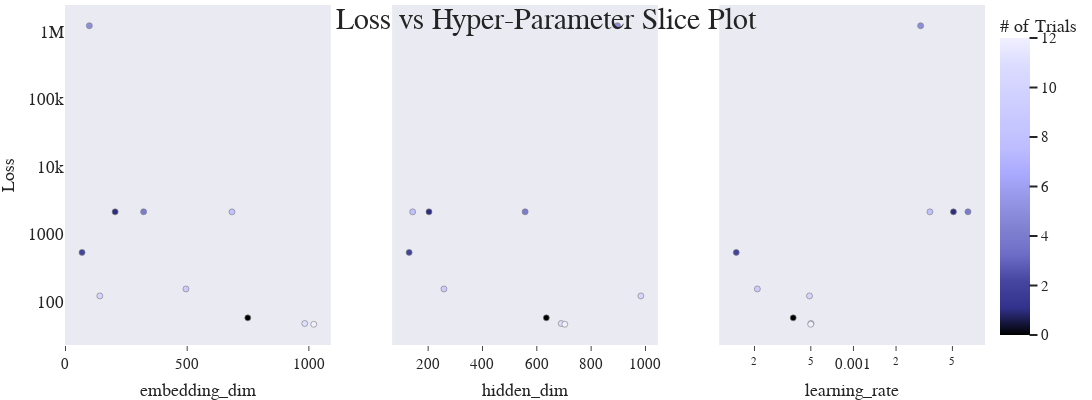

Notebook source saved alongside this figure:
### Code cell
imp.reload(cplot)
fig=cplot.get_slice_plot(study,objective_value="Loss",log_loss=True)
fig.update_layout(
    autosize=False,title_text='Loss vs Hyper-Parameter Slice Plot', title_x=0.5, title_y=0.98,
    template="seaborn",
    width=1100,height=400,
    font_family="Times New Roman",
    font_size=15,
    title_font_family="Times New Roman",
    title_font_size=30,
    margin=dict(l=0, t=5,r=1,  b=10),                                   
    )

fig.update_xaxes(showgrid=False,zeroline=False,tickangle=0, tickfont=dict(size=15),)

fig.update_yaxes(showgrid=False,tickangle=0, tickfont=dict(size=17),dtick=1)

fig.update_traces(marker=dict(colorscale=icy))

with open("slice_plot.pdf", "wb") as f:
    f.write(scope.transform(fig, format="pdf", width=1100,height=420,))

fig

### Figure 1 — Plotly figure (JSON) as saved in the notebook; plotly's stock layout.template omitted (floating-point values rounded to 4 significant figures)
{"data": [{"marker": {"color": [0, 1, 2, 4, 5, 8, 9, 10, 11, 12], "colorbar": {"title": {"text": "# of Trials"}, "x": 1, "xpad": 15, "y": 0.5}, "colorscale": [[0, "rgb(0, 0, 0)"], [0.09091, "rgb(50,50,140)"], [0.1818, "rgb(70,70,160)"], [0.2727, "rgb(110,110,200)"], [0.3636, "rgb(130,130,210)"], [0.4545, "rgb(150,150,230)"], [0.5455, "rgb(170,170,255)"], [0.6364, "rgb(190,190,255)"], [0.7273, "rgb(200,200,255)"], [0.8182, "rgb(210,210,255)"], [0.9091, "rgb(220,220,255)"], [1, "rgb(240,240,255)"]], "line": {"color": "grey", "width": 0.65}, "showscale": true}, "mode": "markers", "showlegend": false, "type": "scatter", "x": [749, 204, 68, 321, 98, 684, 495, 141, 983, 1020], "xaxis": "x", "y": [57.7, 2152.0, 539.6, 2157.0, 1236000.0, 2151.0, 154.9, 122.1, 47.59, 46.39], "yaxis": "y"}, {"marker": {"color": [0, 1, 2, 4, 5, 8, 9, 10, 11, 12], "colorbar": {"title": {"text": "# of Trials"}, "x": 1, "xpad": 15}, "colorscale": [[0, "rgb(0, 0, 0)"], [0.09091, "rgb(50,50,140)"], [0.1818, "rgb(70,70,160)"], [0.2727, "rgb(110,110,200)"], [0.3636, "rgb(130,130,210)"], [0.4545, "rgb(150,150,230)"], [0.5455, "rgb(170,170,255)"], [0.6364, "rgb(190,190,255)"], [0.7273, "rgb(200,200,255)"], [0.8182, "rgb(210,210,255)"], [0.9091, "rgb(220,220,255)"], [1, "rgb(240,240,255)"]], "line": {"color": "grey", "width": 0.65}, "showscale": false}, "mode": "markers", "showlegend": false, "type": "scatter", "x": [635, 203, 130, 557, 897, 143, 258, 983, 690, 703], "xaxis": "x2", "y": [57.7, 2152.0, 539.6, 2157.0, 1236000.0, 2151.0, 154.9, 122.1, 47.59, 46.39], "yaxis": "y2"}, {"marker": {"color": [0, 1, 2, 4, 5, 8, 9, 10, 11, 12], "colorbar": {"title": {"text": "# of Trials"}, "x": 1, "xpad": 15}, "colorscale": [[0, "rgb(0, 0, 0)"], [0.09091, "rgb(50,50,140)"], [0.1818, "rgb(70,70,160)"], [0.2727, "rgb(110,110,200)"], [0.3636, "rgb(130,130,210)"], [0.4545, "rgb(150,150,230)"], [0.5455, "rgb(170,170,255)"], [0.6364, "rgb(190,190,255)"], [0.7273, "rgb(200,200,255)"], [0.8182, "rgb(210,210,255)"], [0.9091, "rgb(220,220,255)"], [1, "rgb(240,240,255)"]], "line": {"color": "grey", "width": 0.65}, "showscale": false}, "mode": "markers", "showlegend": false, "type": "scatter", "x": [0.0003756, 0.005086, 0.0001487, 0.006439, 0.002983, 0.003469, 0.0002096, 0.0004894, 0.0005015, 0.0004991], "xaxis": "x3", "y": [57.7, 2152.0, 539.6, 2157.0, 1236000.0, 2151.0, 154.9, 122.1, 47.59, 46.39], "yaxis": "y3"}], "layout": {"autosize": false, "font": {"family": "Times New Roman", "size": 15}, "height": 400, "margin": {"b": 10, "l": 0, "r": 1, "t": 5}, "title": {"font": {"family": "Times New Roman", "size": 30}, "text": "Loss vs Hyper-Parameter Slice Plot", "x": 0.5, "y": 0.98}, "width": 1100, "xaxis": {"anchor": "y", "autorange": true, "domain": [0, 0.2889], "range": [-1.633, 1090.0], "showgrid": false, "tickangle": 0, "tickfont": {"size": 15}, "ticks": "outside", "title": {"text": "embedding_dim"}, "type": "linear", "zeroline": false}, "xaxis2": {"anchor": "y2", "autorange": true, "domain": [0.3556, 0.6444], "range": [67.61, 1045.0], "showgrid": false, "tickangle": 0, "tickfont": {"size": 15}, "ticks": "outside", "title": {"text": "hidden_dim"}, "type": "linear", "zeroline": false}, "xaxis3": {"anchor": "y3", "autorange": true, "domain": [0.7111, 1], "range": [-3.947, -2.071], "showgrid": false, "tickangle": 0, "tickfont": {"size": 15}, "ticks": "outside", "title": {"text": "learning_rate"}, "type": "log", "zeroline": false}, "yaxis": {"anchor": "x", "autorange": true, "domain": [0, 1], "dtick": 1, "range": [1.358, 6.4], "showgrid": false, "tickangle": 0, "tickfont": {"size": 17}, "title": {"text": "Loss"}, "type": "log"}, "yaxis2": {"anchor": "x2", "autorange": true, "domain": [0, 1], "dtick": 1, "matches": "y", "range": [1.358, 6.4], "showgrid": false, "showticklabels": false, "tickangle": 0, "tickfont": {"size": 17}, "type": "log"}, "yaxis3": {"anchor": "x3", "autorange": true, "domain": [0, 1], "dtick": 1, "matches": "y", "range": [1.358, 6.4], "showgrid": false, "showticklabels": false, "tickangle": 0, "tickfont": {"size": 17}, "type": "log"}}}
